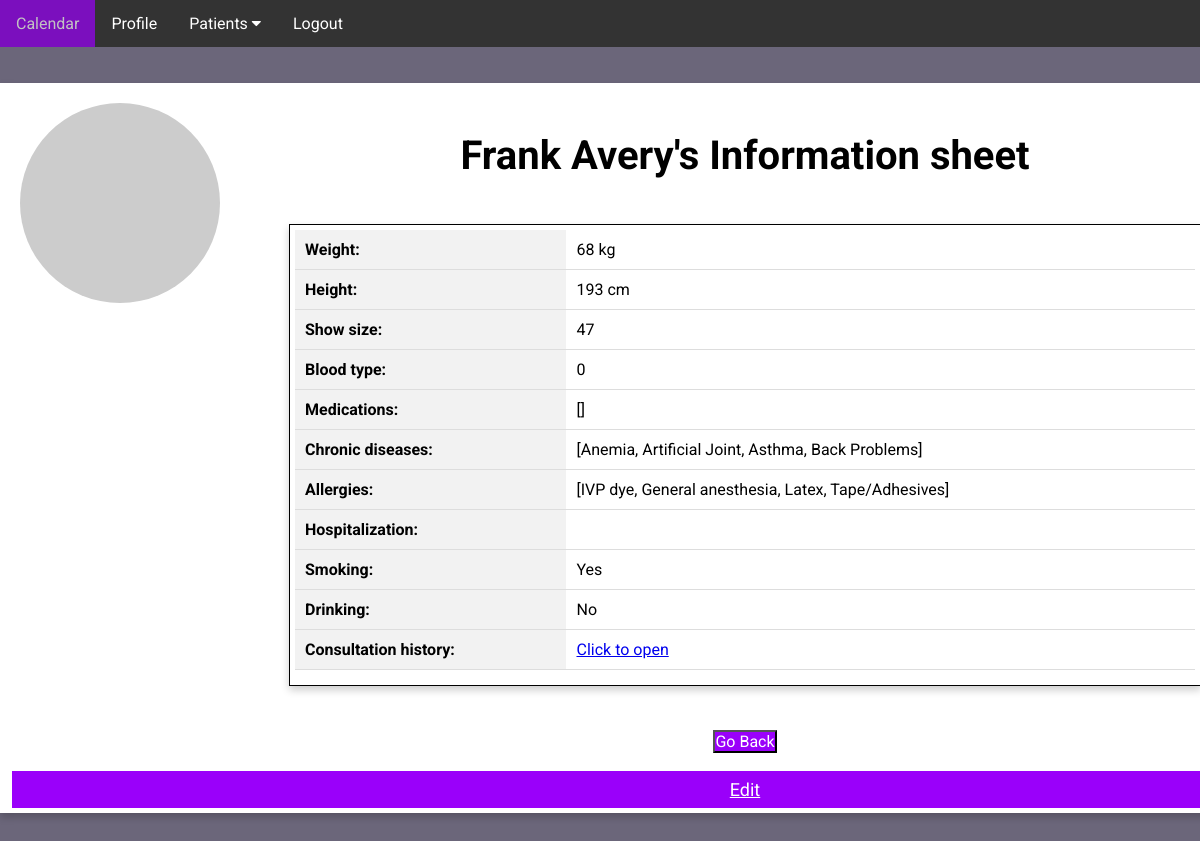
/patient-information-sheet/9 (signed in), run on the app's committed database.
### app/domain/entities.py (models this page shows, shortened)
class Patient(db.Model):
    __tablename__ = "patient"
    id = db.Column(db.Integer, primary_key=True)
    username = db.Column(db.String(64), index=True, unique=True)
    first_name = db.Column(db.String(64), index=True)
    last_name = db.Column(db.String(64), index=True)
    phone_number = db.Column(db.Integer, index=True, unique=True)
    email = db.Column(db.String(128), index=True, unique=True)
    address = db.Column(db.String(256), index=True)
    postalcode = db.Column(db.String(256), index=True)
    city = db.Column(db.String(256), index=True)
    state = db.Column(db.String(256), index=True)
    passport_id = db.Column(db.String(16), index=True, unique=True)
    birth_date = db.Column(db.String(128), index=True)
    marital_status = db.Column(db.String(16), index=True)
    gender = db.Column(db.String(8), index=True)
    occupation = db.Column(db.String(256), index=True)
    invite_code = db.relationship('InviteCode', backref='patient')
    password_hash = db.Column(db.String(256), index=True, unique=False)
    doctor_id = db.Column(db.Integer, db.ForeignKey('doctor.id'))
    transfer = db.Column(db.Integer, index=True)
    profile_picture = db.Column(db.String(256))
    consultations = db.relationship('Consultation', backref='patient')
    information_sheet = db.relationship('InformationSheet', backref='patient')
    given_rating = db.Column(db.Integer, index=True)
    def avatar(self, size):
        digest = md5(self.email.lower().encode('utf-8')).hexdigest()
        return 'https://www.gravatar.com/avatar/{}?d=identicon&s={}'.format(
            digest, size)

class InformationSheet(db.Model):
    __tablename__ = "information_sheet"
    id = db.Column(db.Integer, primary_key=True)
    patient_id = db.Column(db.Integer, db.ForeignKey('patient.id'))
    weight = db.Column(db.Integer, index=True)
    height = db.Column(db.Integer, index=True)
    shoe_size = db.Column(db.Integer, index=True)
    blood_type = db.Column(db.String(256), index=True)
    smoking = db.Column(db.Integer, index=True)
    drinking = db.Column(db.Integer, index=True)
    medical_history = db.relationship('ChronicDisease', secondary=information_sheet_chronic_disease, backref='patients')
    medications = db.relationship('Drug', backref='patient')
    allergies = db.relationship('Allergy', secondary=information_sheet_allergy, backref='patients')
    @property
    def get_smoking(self):
        if self.smoking == 1:
            return "Yes"
        return "No"
    @property
    def get_drinking(self):
        if self.drinking == 1:
            return "Yes"
        return "No"

class ChronicDisease(db.Model):
    __tablename__ = "chronic_disease"
    id = db.Column(db.Integer, primary_key=True)
    name = db.Column(db.String(256), index=True)
    def __repr__(self):
        return f'{self.name}'

class Allergy(db.Model):
    __tablename__ = "allergy"
    id = db.Column(db.Integer, primary_key=True)
    name = db.Column(db.String(256), index=True)
    def __repr__(self):
        return f'{self.name}'

### app/ui/ui.py (the view)
    @staticmethod
    @app.route('/patient-information-sheet/<patient_id>')
    def patient_information_sheet(patient_id):
        if "doctor" not in service.session:
            return redirect(url_for('home'))
        patient = service.get_patient_by_id(patient_id)
        information_sheet = service.get_information_sheet_by_patient_id(patient_id)
        return render_template('patient-information-sheet.html', patient=patient, information_sheet=information_sheet)

### app/repository/database.py (called while the page is built)
    def find_patient_by_id(self, patient_id):
        patient = self.db.session.get(Patient, patient_id)
        if patient is None:
            raise ValueError("Patient not found")
        return patient

### app/service/service.py (called while the page is built)
    def get_patient_by_id(self, patient_id):
        return self.db.find_patient_by_id(patient_id)

    def get_information_sheet_by_patient_id(self, patient_id):
        patient = self.db.find_patient_by_id(patient_id)
        if patient is None:
            raise ValueError("Patient not found")
        for sheet in patient.information_sheet:
            if sheet.patient_id == patient.id:
                return sheet

### app/ui/ui.py (called while the page is built)
    @staticmethod
    @app.before_request
    def before_request():
        flask.session.permanent = True
        app.permanent_session_lifetime = datetime.timedelta(minutes=5)
        flask.session.modified = True

### app/templates/patient-information-sheet.html (shortened to what this page needs)
<!DOCTYPE html>
<html lang="en">
<head>
    <link rel="stylesheet" href="../static/main-style.css">
    <link rel="stylesheet" href="https://cdnjs.cloudflare.com/ajax/libs/font-awesome/4.7.0/css/font-awesome.min.css">
</head>
<body>
    <section class="header">
             <div class="navbar">
                <a href="/medic-home">Calendar</a>
                <a href="/medic-profile">Profile</a>
                <div class="dropdown">
                    <button class="dropbtn">Patients
                        <i class="fa fa-caret-down"></i>
                    </button>
                </div>
                <a href="{{ url_for('logout') }}">Logout</a>
            </div>
            <div class="main-box">
                {% if patient.profile_picture==None %}
                    <img src="{{ patient.avatar(128) }}" class="profile-img" alt="{{ patient.username }}">
                {% else %}
                    <img src="../static/files/profile_picture_patient/{{patient.profile_picture}}" class="profile-img" alt="{{ patient.username }}">
                {% endif %}
                  <h1 class="name">{{patient.first_name}} {{patient.last_name}}'s Information sheet</h1>
                  <div class="profile-box">
                    <table class="medic-table">
                        <tr>
                            <th>Weight:</th>
                            <td>{{ information_sheet.weight }} kg</td>
                        </tr>
                        <tr>
                            <th>Height:</th>
                            <td>{{ information_sheet.height }} cm</td>
                        </tr>
                        <tr>
                            <th>Show size:</th>
                            <td>{{ information_sheet.shoe_size }}</td>
                        </tr>
                        <tr>
                            <th>Blood type:</th>
                            <td>{{ information_sheet.blood_type }}</td>
                        </tr>
                        <tr>
                            <th>Medications:</th>
                            <td>{{ information_sheet.medications }}</td>
                        </tr>
                        <tr>
                            <th>Chronic diseases:</th>
                            <td>{{ information_sheet.medical_history }}</td>
                        </tr>
                        <tr>
                            <th>Allergies:</th>
                            <td>{{ information_sheet.allergies }}</td>
                        </tr>
                        <tr>
                            <th>Hospitalization:</th>
                            <td>{{ information_sheet.hospitalization }}</td>
                        </tr>
                        <tr>
                            <th>Smoking:</th>
                            <td>{{ information_sheet.get_smoking }}</td>
                        </tr>
                        <tr>
                            <th>Drinking:</th>
                            <td>{{ information_sheet.get_drinking }}</td>
                        </tr>
                        <tr>
                            <th>Consultation history:</th>
                            <td><a href="{{ url_for('patient_consultation_history', patient_id=patient.id)}}">Click to open</a></td>
                        </tr>
                    </table>
                  </div>
                  <p>
                 <button class="back-in-btn" onclick="window.history.back()">Go Back</button>
                   <a href="{{ url_for('edit_information_sheet_1', patient_id=patient.id) }}" class="contact-btn">Edit</a></p>
            </div>
    </section>
</body>
</html>

### app/static/main-style.css (style rules this page uses)
* { margin: 0; padding: 0; font-family: 'Roboto', sans-serif; }
.header { min-height: 100vh; width: 100%; background-color:#6b667a; background-position: center; background-size: cover; position: relative; overflow: auto; }
.navbar { overflow: auto; background-color: #333; font-family: Arial; }
.navbar a { left: 80px; float: left; font-size: 16px; color: white; text-align: center; padding: 14px 16px; text-decoration: none; }
.dropdown { float: left; overflow: hidden; }
.dropdown .dropbtn { font-size: 16px; border: none; outline: none; color: white; padding: 14px 16px; background-color: inherit; font-family: inherit; margin: 0; }
.main-box { box-shadow: 0 4px 8px 0 rgba(0, 0, 0, 0.2); width: 1480px; height: 720px; position: relative; margin: 3% auto; background: #fff; padding: 5px; text-align: center; }
.name { margin: 3% auto; font-size: 40px; }
.contact-btn { position: relative; top: 18px; border: none; outline: 0; display: inline-block; padding: 8px; color: white; background-color: #9A00FA; text-align: center; cursor: pointer; width: 98%; font-size: 18px; }
.profile-img { width: 200px; position: absolute; top: 20px; left: 20px; border-radius: 50%; }
.profile-box { width: 900px; height: 450px; border: 1px solid #000; box-shadow: 0 4px 8px 0 rgba(0, 0, 0, 0.2); position: relative; margin: 3% auto; background: #fff; padding: 5px; overflow: auto; text-align: center; }
.medic-table { width: 100%; border-collapse: collapse; margin-bottom: 20px; }
.medic-table th, .medic-table td { padding: 10px; text-align: left; border-bottom: 1px solid #ddd; }
.medic-table th { background-color: #f2f2f2; font-weight: bold; }
.back-in-btn { color: #fff; background-color: #9A00FA; font-size: 16px; }

### data on the page
Patient: first_name "Frank", last_name "Avery"
InformationSheet: weight "68", height "193", shoe_size "47", blood_type "0", get_smoking "Yes", get_drinking "No"
ChronicDisease: medical_history "[Anemia, Artificial Joint, Asthma, Back Problems]"
Allergy: allergies "[IVP dye, General anesthesia, Latex, Tape/Adhesives]"

### other printed values
{{ information_sheet.medications }} "[]"
